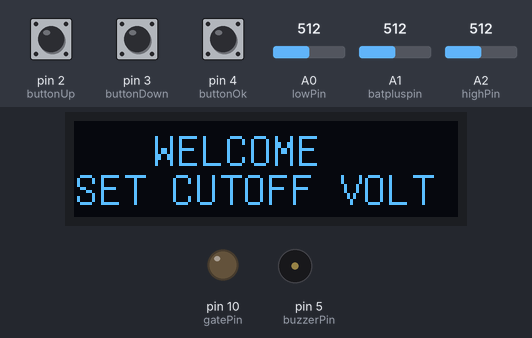
Recording of a sketch running on a simulated Arduino Uno, built with avr-gcc and run on an emulated ATmega328P. On the bench: 128×32 one-colour display, output pins drawn as LEDs (lit = HIGH), buzzer (waves = sounding, pin HIGH). Inputs (shaded band) come from the test bench; at power-on: pin 4 (buttonOk) LOW, A1 (batpluspin) = 512, A0 (lowPin) = 512, A2 (highPin) = 512, pin 2 (buttonUp) LOW, pin 3 (buttonDown) LOW.

Above: at 1.2 s.
1.3 s: pin 4 (buttonOk) pulled HIGH for 0.15 s
At 2.4 s:
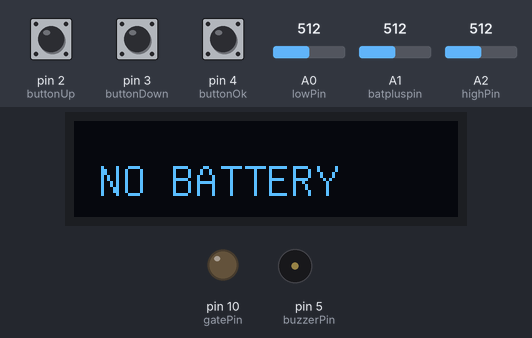
2.9 s: A1 (batpluspin) set to 716
At 4.0 s:
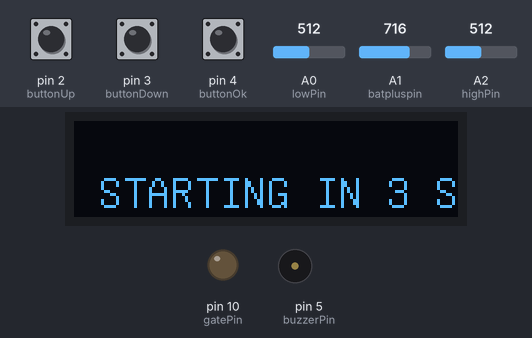
5.9 s: A1 (batpluspin) set to 900
At 7.2 s:
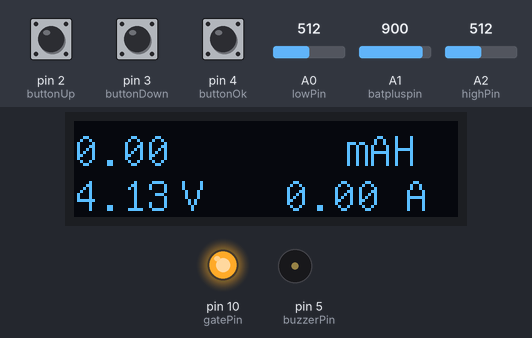
7.8 s: A0 (lowPin) set to 716
At 10.0 s:
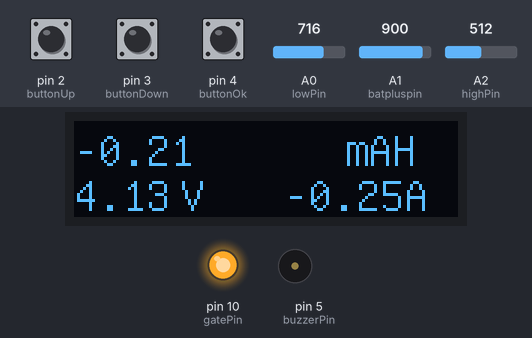
10.8 s: A2 (highPin) set to 716
At 12.8 s:
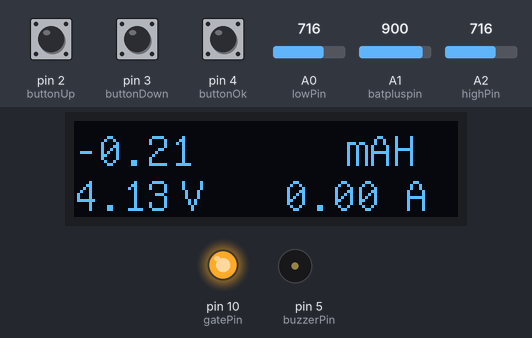
13.8 s: A0 (lowPin) set to 900
At 16.9 s:
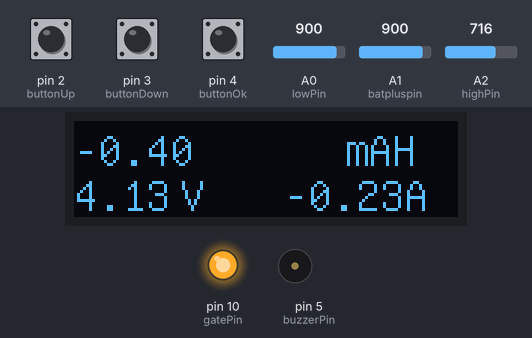
Timing chart, 0 to 17.8 s (numbered marks = the images above; inputs shaded):
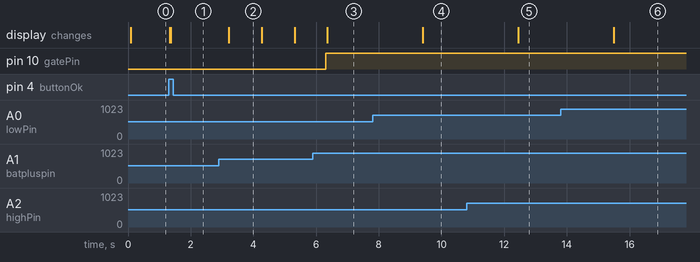

The sketch:

discharger_nano.ino
```cpp
#include <Arduino.h>
#include <U8g2lib.h>
#include <SPI.h>
#include <Wire.h>

U8G2_SSD1306_128X32_UNIVISION_F_HW_I2C u8g2(U8G2_R0);

#define gatePin 10
#define buzzerPin 5

#define highPin A2
#define lowPin A0
#define batpluspin A1

#define buttonUp 2
#define buttonDown 3
#define buttonOk 4    // okey butonu

int interval = 3000; //Interval (ms) between measurements

boolean set = false;
float mAh = 0.0;
float voltRef = 4.7; // Reference voltage (probe your 5V pin)
float current = 0.0;
float loadInputVolt = 0.0;
float battVolt = 0.0;
float loadOutputvolt = 0.0;
float battLow = 3;

unsigned long previousMillis = 0;
unsigned long millisPassed = 0;

void setup() {

  u8g2.begin();

  pinMode(gatePin, OUTPUT);
  pinMode(buzzerPin, OUTPUT);
  pinMode(buttonUp, INPUT);
  pinMode(buttonDown, INPUT);
  pinMode(buttonOk, INPUT);

  digitalWrite(gatePin, LOW);
  digitalWrite(buzzerPin, LOW);
  u8g2.clearBuffer();
  u8g2.setFont(u8g_font_unifont);
  u8g2.drawStr(26,15,"WELCOME");
  u8g2.drawStr(0,28,"SET CUTOFF VOLT");
  u8g2.sendBuffer();
}

void loop() {

  while(!(set))
  {
    while(! ((digitalRead(buttonOk)) || (digitalRead(buttonDown)) ||(digitalRead(buttonUp))) );

    if(digitalRead(buttonDown))
    {
      while(digitalRead(buttonDown));
      battLow -= 0.5;
      u8g2.clearBuffer();
      u8g2.setFont(u8g_font_unifont);
      u8g2.setCursor(0,28);
      u8g2.print(battLow);
      u8g2.sendBuffer();
    }

    else if(digitalRead(buttonUp))
    {
      while(digitalRead(buttonUp));
      battLow += 0.5;
      u8g2.clearBuffer();
      u8g2.setFont(u8g_font_unifont);
      u8g2.setCursor(0,28);
      u8g2.print(battLow);
      u8g2.sendBuffer();
    }

    else if(digitalRead(buttonOk))
    {
      u8g2.clearBuffer();
      u8g2.setFont(u8g_font_unifont);
      u8g2.setCursor(0,15);
      u8g2.print(battLow);
      u8g2.drawStr(0,25,"ACCEPTED");
      u8g2.sendBuffer();
      set = true;
    }
    if(battLow < 2.5)
    {
      battLow = 2.5;
      u8g2.clearBuffer();
      u8g2.setFont(u8g_font_unifont);
      u8g2.drawStr(0,28,"NOT VALID V");
      u8g2.sendBuffer();
    }
  }
  loadInputVolt = analogRead(highPin) * voltRef / 1024.0;
  loadOutputvolt = analogRead(lowPin) * voltRef / 1024.0;
  battVolt = analogRead(batpluspin) * voltRef / 1024.0;

  if(battVolt <= 2.5){
      low_bat();
    }
  else if(battVolt >= battLow){
      discharge_bat();
    }
  else if(battVolt < battLow){ //below 2.5-3.0 v cuz if battVolt lower than 2.5 prog. go in first if it'll say and say NO BAT
      discharge_end();
    }
}
void low_bat(void)
{
  u8g2.clearBuffer();
  u8g2.setFont(u8g_font_unifont);
  u8g2.drawStr(8,25,"NO BATTERY");
  u8g2.sendBuffer();

  while(!(battVolt >= battLow)){
    battVolt = analogRead(batpluspin) * voltRef / 1024.0;
    delay(200);
  }
  u8g2.clearBuffer();
  u8g2.setFont(u8g_font_unifont);
  u8g2.drawStr(8,29,"STARTING IN 3 SECOND");
  u8g2.sendBuffer();
  delay(1000);
  u8g2.clearBuffer();
  u8g2.setFont(u8g_font_unifont);
  u8g2.drawStr(8,29,"STARTING IN 2 SECOND");
  u8g2.sendBuffer();
  delay(1000);
  u8g2.clearBuffer();
  u8g2.setFont(u8g_font_unifont);
  u8g2.drawStr(8,29,"STARTING IN 1 SECOND");
  u8g2.sendBuffer();
  delay(1000);
}
void discharge_bat(void){

      digitalWrite(gatePin, HIGH);
      millisPassed = millis() - previousMillis;
      current = (loadInputVolt - loadOutputvolt) / 3.75;
      mAh = mAh + (current * 1000.0) * (millisPassed / 3600000.0);
      previousMillis = millis();

      u8g2.clearBuffer();
      u8g2.setFont(u8g_font_unifont);
      u8g2.setCursor (0, 15);
      u8g2.print(mAh);
      u8g2.setCursor (0, 30);
      u8g2.print(battVolt);
      u8g2.setCursor (70, 30);
      u8g2.print(current);
      u8g2.drawStr(90,15, "mAH");
      u8g2.drawStr(35,30, "V");
      u8g2.drawStr(110,30, "A");
      u8g2.sendBuffer();

      delay(interval);
}
void discharge_end(void){
      digitalWrite(gatePin, LOW);

      u8g2.clearBuffer();
      u8g2.setFont(u8g_font_unifont);
      u8g2.setCursor (0, 15);
      u8g2.print(mAh);
      u8g2.drawStr(90,30, "done");
      u8g2.sendBuffer();

      while(1){                       //ending loop// you should restart your nano now.
        digitalWrite(buzzerPin, HIGH);
        delay(500);
        digitalWrite(buzzerPin, LOW);
        delay(500);
      }
}
```

Measured:
- after the input at 1.3 s, the display: first changes at once (image 1 shows a later state)
- after the input at 2.9 s, the display: changes after 0.32 s (image 2)
- after the input at 5.9 s, the display: changes after 0.46 s (image 3)
- after the input at 7.8 s, the display: changes after 1.6 s (image 4)
- after the input at 10.8 s, the display: changes after 1.7 s (image 5)
- after the input at 13.8 s, the display: changes after 1.7 s (image 6)
- what the display in image 2 shows lasts 1.1 s, from 3.2 s to 4.3 s
